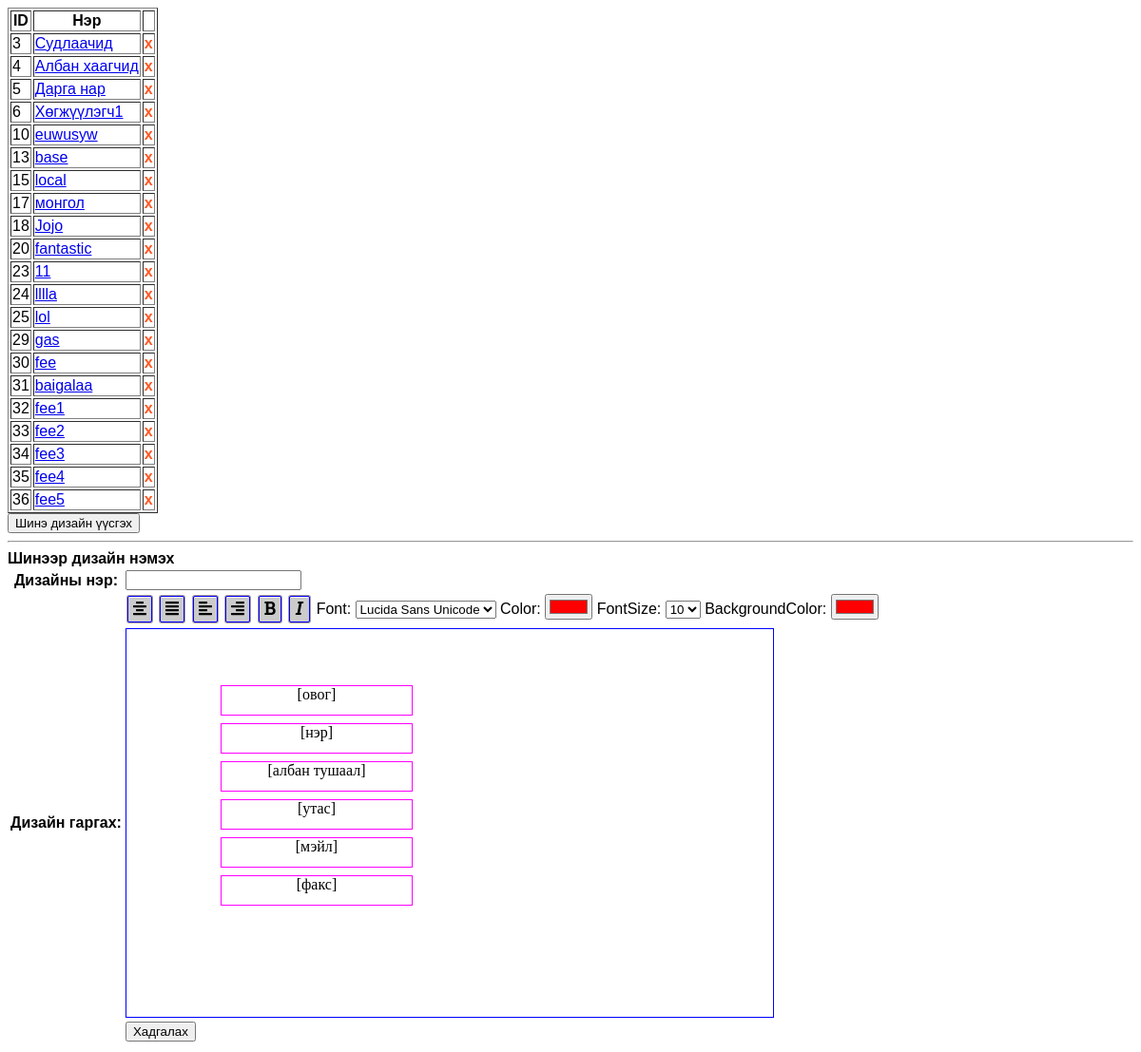
The app's page /, older data.
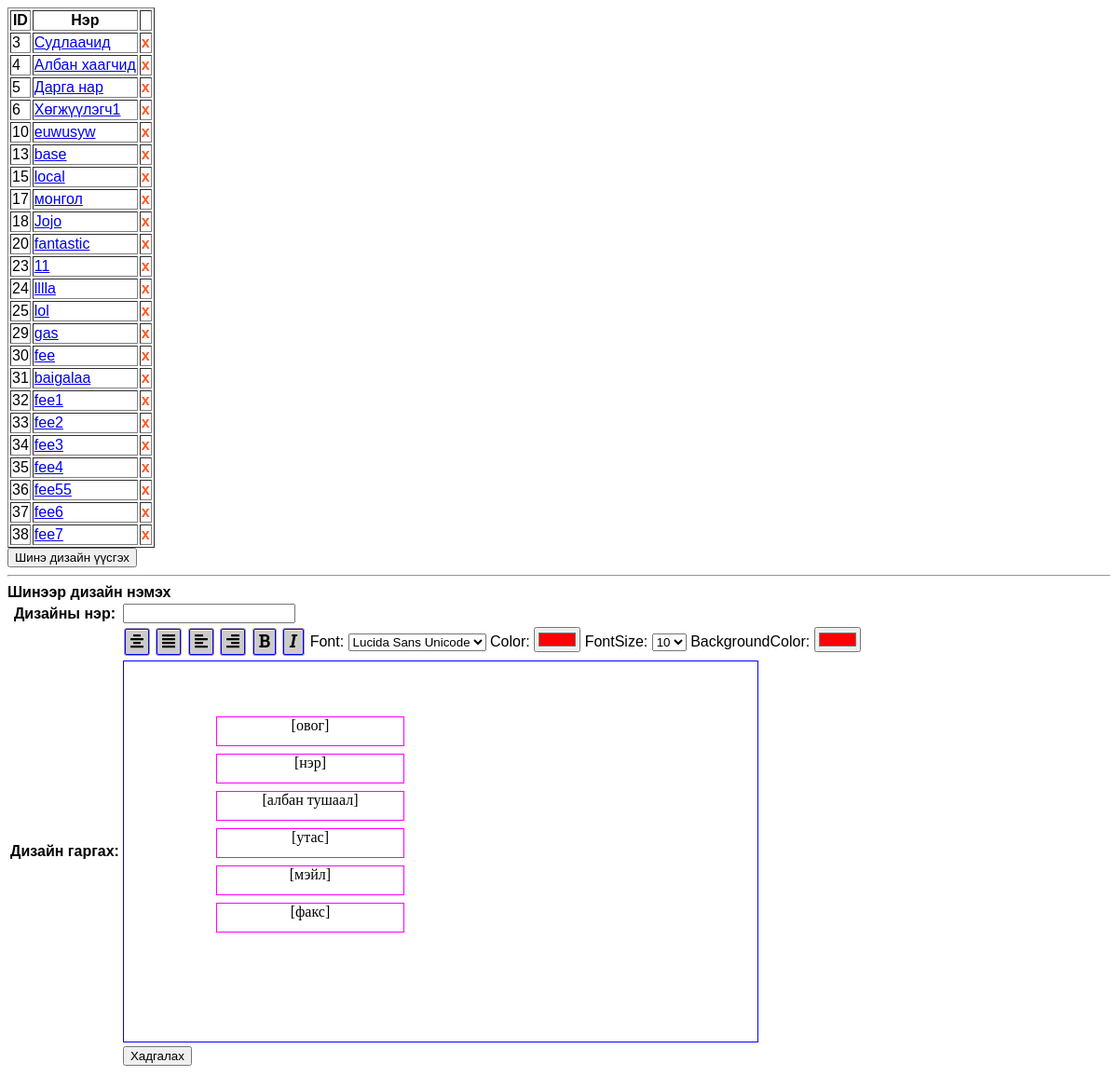
The same page, newer data.
### design/models.py (models this page shows)
class Design(models.Model):
    name=models.CharField(max_length=250)
    lastname_attrs = models.CharField(max_length=250)
    firstname_attrs = models.CharField(max_length=250, null=True)
    phone_attrs = models.CharField(max_length=250, null=True)
    email_attrs = models.CharField(max_length=250, null=True)
    fax_attrs = models.CharField(max_length=250, null=True)
    position_attrs = models.CharField(max_length=250, null=True)

### design/views.py (the view, shortened to what this page needs)
# urls.py: path('', design.views.manageDesign, name='add-design'),
def manageDesign(request, edit_id = None):
    designs = Design.objects.all()
    ctx = {
        'errors':{},
        'designList':designs,
    }
    try:
        design = Design.objects.get(pk = edit_id)
    except Design.DoesNotExist:
        pass
    return render(request,'design/design.html' ,ctx)

### design/templates/design/design.html (shortened to what the changed rows need)
<!doctype html>
<html>
<head>
    <link rel = "stylesheet" type = "text/css" href = "/static/design.css">
</head>
<body>
  <table border = "1">
       <thead>
          <tr>
              <th> ID </th>
              <th> Нэр </th>
              <th> </th>
          </tr>
     </thead>
     <tbody>
         {% for design in designList %}
         <tr>
             <td> {{design.id}} </td>
             <td> <a href="{% url 'edit-design' design.id %}">{{design.name}} </a></td>
             <td class="deleteDesing" onclick="deleteDesign({{design.id}})"> x </td>
         </tr>
        {% endfor %}
    </tbody>
    </table>
    <form method = "POST">
        <table>
        <tbody>
            <tr>
                <th>Дизайны нэр:</th>
            </tr>
            <tr>
                <th>Дизайн гаргах:</th>
            </tr>
        </tbody>
        </table>
    </form>
</body>
</html>

Row changes from the older to the newer data that the page shows:
changed Design id 36: name "fee5" → "fee55"
added Design: id "37", name "fee6"
added Design: id "38", name "fee7"
